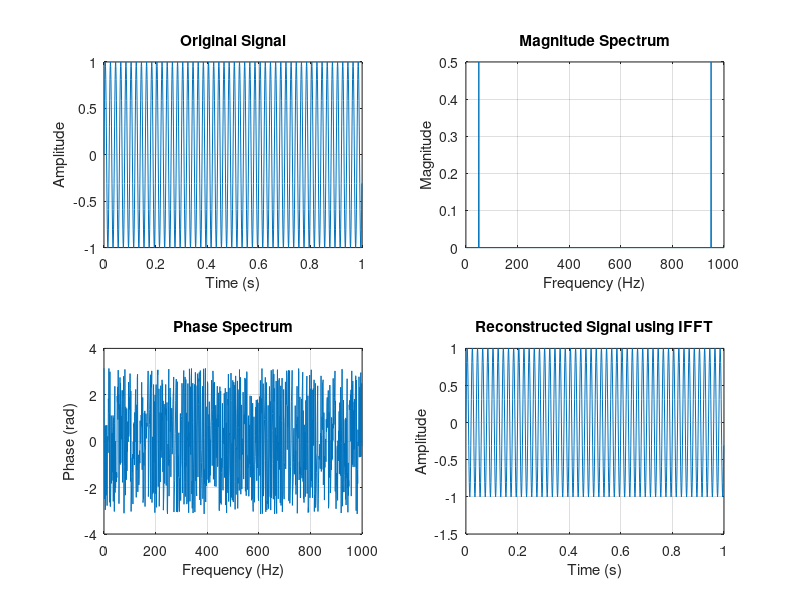

Recreate this plot in MATLAB.
clc;
clear;
close all;

fs = 1000;
t = 0:1/fs:1-1/fs;

x = sin(2*pi*50*t);
N = length(x);

X = fft(x);
f = (0:N-1)*fs/N;

mag = abs(X)/N;
phase = angle(X);
x1 = ifft(X);

subplot(2,2,1);
plot(t,x);
title('Original Signal');
xlabel('Time (s)');
ylabel('Amplitude');
grid on;

subplot(2,2,2);
plot(f,mag);
title('Magnitude Spectrum');
xlabel('Frequency (Hz)');
ylabel('Magnitude');
grid on;

subplot(2,2,3);
plot(f,phase);
title('Phase Spectrum');
xlabel('Frequency (Hz)');
ylabel('Phase (rad)');
grid on;

subplot(2,2,4);
plot(t,real(x1));
title('Reconstructed Signal using IFFT');
xlabel('Time (s)');
ylabel('Amplitude');
grid on;
